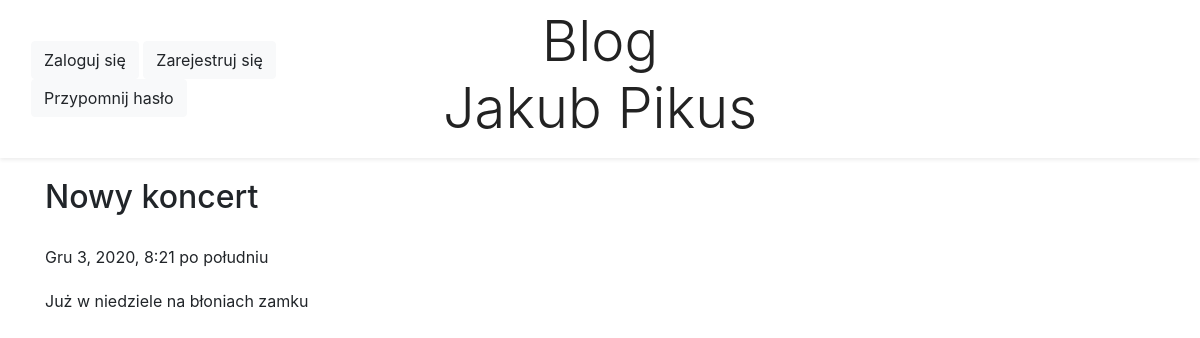
Screenshot of /post/9/ with the database file from the repository.
### blog/models.py (models this page shows, shortened)
class Post(models.Model):
    author = models.ForeignKey('auth.User', on_delete=models.CASCADE)
    title = models.CharField(max_length=200)
    text = models.TextField()
    created_date = models.DateTimeField(
            default=timezone.now)
    published_date = models.DateTimeField(
            blank=True, null=True)

### blog/views.py (the view)
# urls.py: path('post/<int:pk>/', views.post_detail, name='post_detail'),
def post_detail(request, pk):
    post = get_object_or_404(Post, pk=pk)
    return render(request, 'blog/post_detail.html', {'post': post})

### blog/templates/blog/post_detail.html (shortened to what this page needs)
{% extends 'blog/base.html' %}
{% block content %}
    <div class="post">
        <div class="row">
            <div class="col-12">
                <h2 style="margin-top: 20px;">{{ post.title }}</h2>
                <div class="row">
                    <div class="col-10">
                        {% if post.published_date %}
                            <div class="date" style="margin-top: 20px;">
                            {{ post.published_date }}
                            </div>
                    </div>
                    <div class="col-2">
                    </div>
                </div>
                <p style="margin-top: 20px;">{{ post.text|linebreaksbr }}</p>
            {% endif %}
            </div>
        </div>
    </div>
{% endblock %}

### rows the page displays
Post: title "Nowy koncert", published_date "Gru 3, 2020, 8:21 po południu", text "Już w niedziele na błoniach zamku"
